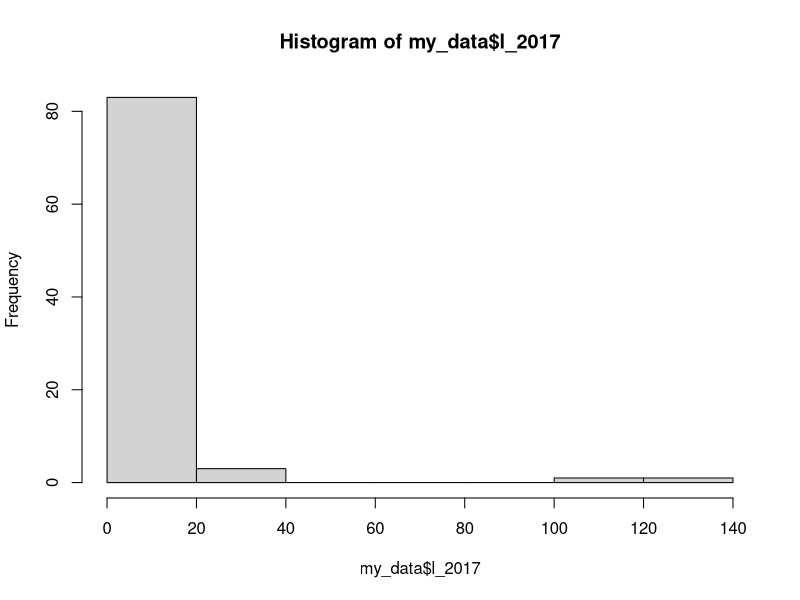
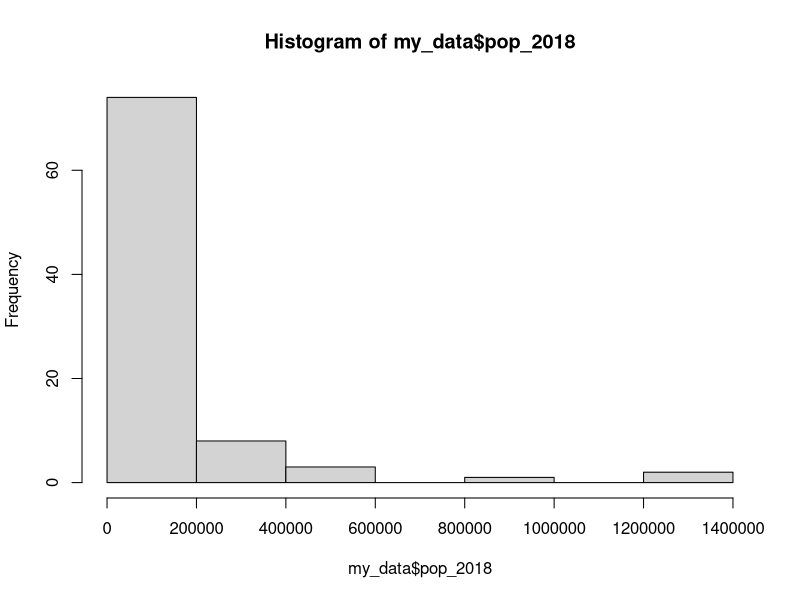
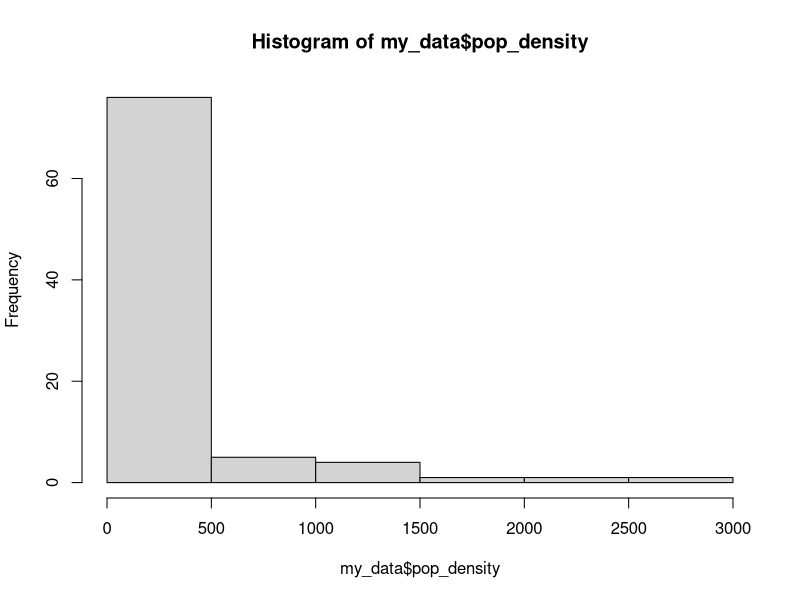
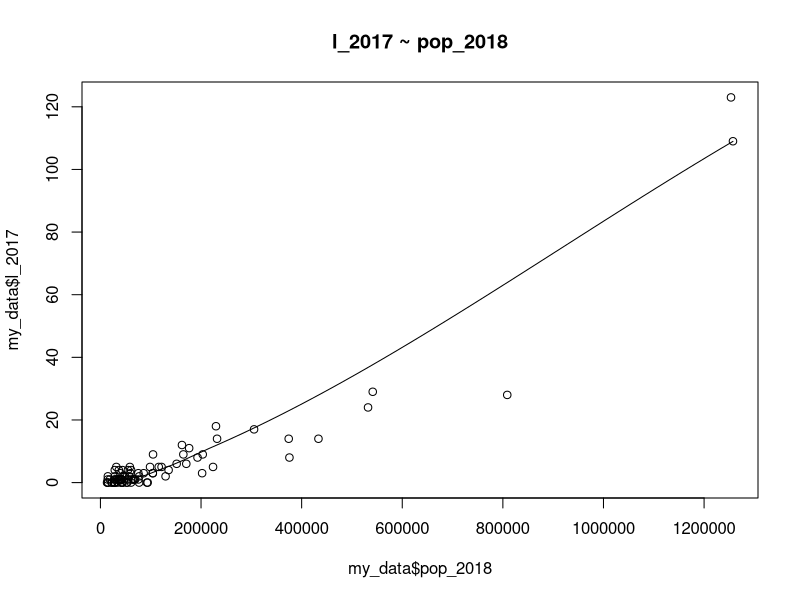
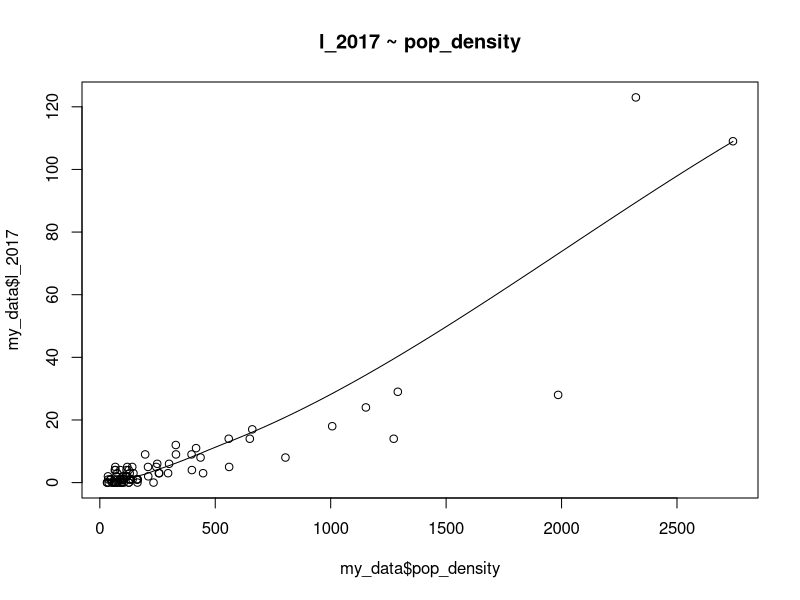
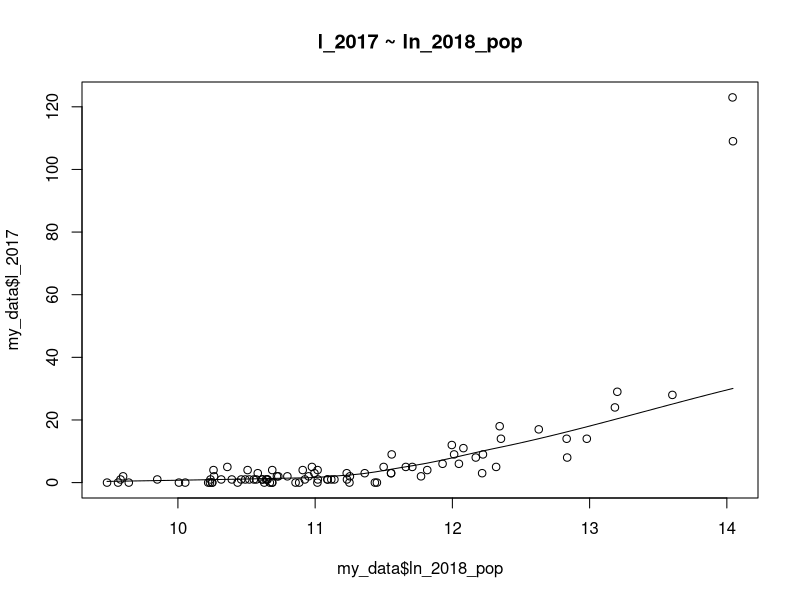
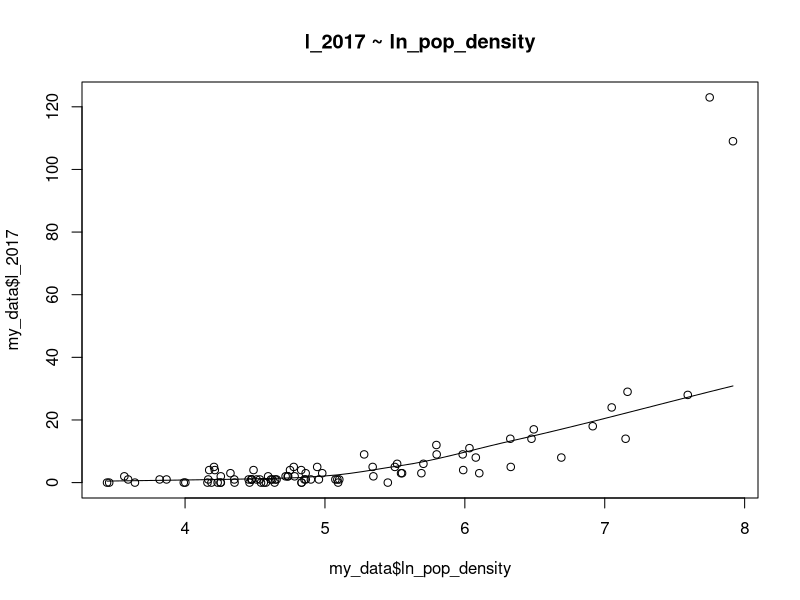

Reproduce these figures in R, in order.
## ---- chunk 1
knitr::opts_chunk$set(echo = TRUE)
library(MASS)
## ---- chunk 2
set.seed(37)

setwd("C:/Users/hible/Documents/School/Pubhealth/PUBHLTH 8802 - GISD sem")      

my_data <- read.csv("ohio_ld_2018.csv", header=TRUE)

l_2017_v <- my_data$l_2017
pop_2018_v <- my_data$pop_2018
pop_density_v <- my_data$pop_density
ln_2018_pop_v <- my_data$ln_2018_pop
ln_pop_density_v <- my_data$ln_pop_density

cor_p_values <- matrix(nrow=3, ncol=4)
colnames(cor_p_values) <- c("Infections vs Population", "Infections vs Pop_density", "Infections vs Ln_Pop", "Infections vs Ln_Pop_density")
rownames(cor_p_values) <- c("Pearson", "Kendall", "Spearman")

i_p_p <- cor.test(l_2017_v,pop_2018_v, method = "pearson")
cor_p_values[1,1] <- i_p_p$p.value
i_p_k <- cor.test(l_2017_v,pop_2018_v, method = "kendall")
cor_p_values[2,1] <- i_p_k$p.value
i_p_s <- cor.test(l_2017_v,pop_2018_v, method = "spearman")
cor_p_values[3,1] <- i_p_s$p.value

i_p_p <- cor.test(l_2017_v,pop_density_v, method = "pearson")
cor_p_values[1,2] <- i_p_p$p.value
i_p_k <- cor.test(l_2017_v,pop_density_v, method = "kendall")
cor_p_values[2,2] <- i_p_k$p.value
i_p_s <- cor.test(l_2017_v,pop_density_v, method = "spearman")
cor_p_values[3,2] <- i_p_s$p.value

i_p_p <- cor.test(l_2017_v,ln_2018_pop_v, method = "pearson")
cor_p_values[1,3] <- i_p_p$p.value
i_p_k <- cor.test(l_2017_v,ln_2018_pop_v, method = "kendall")
cor_p_values[2,3] <- i_p_k$p.value
i_p_s <- cor.test(l_2017_v,ln_2018_pop_v, method = "spearman")
cor_p_values[3,3] <- i_p_s$p.value

cor.test(l_2017_v,ln_pop_density_v, method = "pearson")
i_p_p <- cor.test(l_2017_v,ln_pop_density_v, method = "pearson")
cor_p_values[1,4] <- i_p_p$p.value
i_p_k <- cor.test(l_2017_v,ln_pop_density_v, method = "kendall")
cor_p_values[2,4] <- i_p_k$p.value
i_p_s <- cor.test(l_2017_v,ln_pop_density_v, method = "spearman")
cor_p_values[3,4] <- i_p_s$p.value

print(cor_p_values)

## ---- chunk 3
# summarize the data
summary(my_data)
mean(my_data$l_2017)
mean(my_data$pop_2018)
mean(my_data$pop_density)
mean(my_data$ln_2018_pop)
mean(my_data$ln_pop_density)
# histograms
hist(my_data$l_2017)
hist(my_data$pop_2018)
hist(my_data$pop_density)

# variances, these should match what we supplied in the covariance matrix
var(my_data$l_2017)
var(my_data$pop_2018)
var(my_data$pop_density)

## ---- chunk 4
scatter.smooth(x=my_data$pop_2018, y=my_data$l_2017, main="l_2017 ~ pop_2018")
scatter.smooth(x=my_data$pop_density, y=my_data$l_2017, main="l_2017 ~ pop_density")
scatter.smooth(x=my_data$ln_2018_pop, y=my_data$l_2017, main="l_2017 ~ ln_2018_pop")
scatter.smooth(x=my_data$ln_pop_density, y=my_data$l_2017, main="l_2017 ~ ln_pop_density")
## ---- chunk 5
linearMod_pop <- lm(l_2017 ~ pop_2018, data=my_data)  # build linear regression model on full data
print(linearMod_pop)

linearMod_popd <- lm(l_2017 ~ pop_density, data=my_data)  # build linear regression model on full data
print(linearMod_popd)

linearMod_lnpop <- lm(l_2017 ~ ln_2018_pop, data=my_data)  # build linear regression model on full data
print(linearMod_lnpop)

linearMod_lnpopd <- lm(l_2017 ~ ln_pop_density, data=my_data)  # build linear regression model on full data
print(linearMod_lnpopd)


